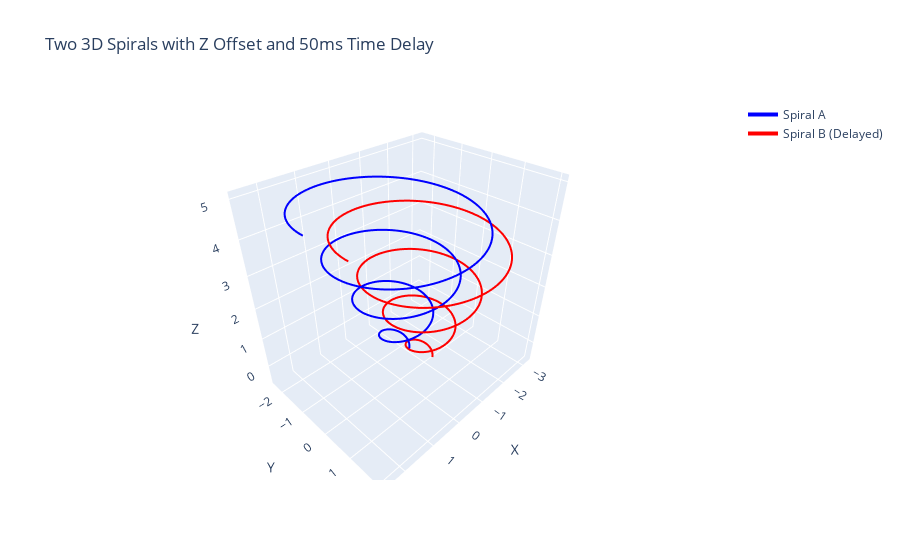

Notebook source saved alongside this figure:
### Code cell
# Create traces
spiral_a = go.Scatter3d(
    x=x1, y=y1, z=z1,
    mode='lines',
    line=dict(color='blue', width=4),
    name='Spiral A'
)

spiral_b = go.Scatter3d(
    x=x2, y=y2, z=z2,
    mode='lines',
    line=dict(color='red', width=4),
    name='Spiral B (Delayed)'
)

# Layout
layout = go.Layout(
    title="Two 3D Spirals with Z Offset and 50ms Time Delay",
    scene=dict(
        xaxis=dict(title='X'),
        yaxis=dict(title='Y'),
        zaxis=dict(title='Z')
    )
)

# Plot
fig = go.Figure(data=[spiral_a, spiral_b], layout=layout)
fig.show()

### Figure 1 — Plotly figure (JSON) as saved in the notebook; plotly's stock layout.template omitted (floating-point values rounded to 4 significant figures; data arrays with more than 128 entries replaced by an {"elided": "..."} marker saying what was removed)
{"data": [{"line": {"color": "blue", "width": 4}, "mode": "lines", "name": "Spiral A", "type": "scatter3d", "x": {"elided": "450 float values"}, "y": {"elided": "450 float values"}, "z": {"elided": "450 float values"}}, {"line": {"color": "red", "width": 4}, "mode": "lines", "name": "Spiral B (Delayed)", "type": "scatter3d", "x": {"elided": "450 float values"}, "y": {"elided": "450 float values"}, "z": {"elided": "450 float values"}}], "layout": {"scene": {"xaxis": {"title": {"text": "X"}}, "yaxis": {"title": {"text": "Y"}}, "zaxis": {"title": {"text": "Z"}}}, "title": {"text": "Two 3D Spirals with Z Offset and 50ms Time Delay"}}}
